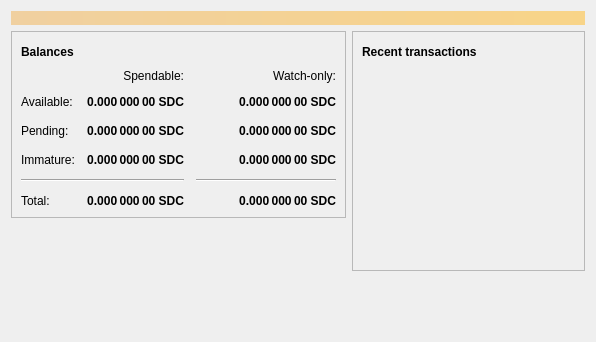
<?xml version="1.0" encoding="UTF-8"?>
<ui version="4.0">
 <class>OverviewPage</class>
 <widget class="QWidget" name="OverviewPage">
  <property name="geometry">
   <rect>
    <x>0</x>
    <y>0</y>
    <width>596</width>
    <height>342</height>
   </rect>
  </property>
  <property name="windowTitle">
   <string>Form</string>
  </property>
  <layout class="QVBoxLayout" name="topLayout">
   <item>
    <widget class="QLabel" name="labelAlerts">
     <property name="visible">
      <bool>false</bool>
     </property>
     <property name="styleSheet">
      <string notr="true">QLabel { background-color: qlineargradient(x1: 0, y1: 0, x2: 1, y2: 0, stop:0 #F0D0A0, stop:1 #F8D488); color:#000000; }</string>
     </property>
     <property name="wordWrap">
      <bool>true</bool>
     </property>
     <property name="margin">
      <number>3</number>
     </property>
     <property name="textInteractionFlags">
      <set>Qt::TextSelectableByMouse</set>
     </property>
    </widget>
   </item>
   <item>
    <layout class="QHBoxLayout" name="horizontalLayout" stretch="1,1">
     <item>
      <layout class="QVBoxLayout" name="verticalLayout_2">
       <item>
        <widget class="QFrame" name="frame">
         <property name="frameShape">
          <enum>QFrame::StyledPanel</enum>
         </property>
         <property name="frameShadow">
          <enum>QFrame::Raised</enum>
         </property>
         <layout class="QVBoxLayout" name="verticalLayout_4">
          <item>
           <layout class="QHBoxLayout" name="horizontalLayout_4">
            <item>
             <widget class="QLabel" name="label_5">
              <property name="font">
               <font>
                <weight>75</weight>
                <bold>true</bold>
               </font>
              </property>
              <property name="text">
               <string>Balances</string>
              </property>
             </widget>
            </item>
            <item>
             <widget class="QPushButton" name="labelWalletStatus">
              <property name="enabled">
               <bool>true</bool>
              </property>
              <property name="maximumSize">
               <size>
                <width>30</width>
                <height>16777215</height>
               </size>
              </property>
              <property name="toolTip">
               <string>The displayed information may be out of date. Your wallet automatically synchronizes with the SuperDigitalCoin network after a connection is established, but this process has not completed yet.</string>
              </property>
              <property name="text">
               <string/>
              </property>
              <property name="icon">
               <iconset resource="../bitcoin.qrc">
                <normaloff>:/icons/warning</normaloff>
                <disabledoff>:/icons/warning</disabledoff>:/icons/warning</iconset>
              </property>
              <property name="iconSize">
               <size>
                <width>24</width>
                <height>24</height>
               </size>
              </property>
              <property name="flat">
               <bool>true</bool>
              </property>
             </widget>
            </item>
            <item>
             <spacer name="horizontalSpacer_3">
              <property name="orientation">
               <enum>Qt::Horizontal</enum>
              </property>
              <property name="sizeHint" stdset="0">
               <size>
                <width>40</width>
                <height>20</height>
               </size>
              </property>
             </spacer>
            </item>
           </layout>
          </item>
          <item>
           <layout class="QGridLayout" name="gridLayout">
            <property name="spacing">
             <number>12</number>
            </property>
            <item row="2" column="2">
             <widget class="QLabel" name="labelWatchPending">
              <property name="font">
               <font>
                <weight>75</weight>
                <bold>true</bold>
               </font>
              </property>
              <property name="cursor">
               <cursorShape>IBeamCursor</cursorShape>
              </property>
              <property name="toolTip">
               <string>Unconfirmed transactions to watch-only addresses</string>
              </property>
              <property name="text">
               <string notr="true">0.000 000 00 SDC</string>
              </property>
              <property name="alignment">
               <set>Qt::AlignRight|Qt::AlignTrailing|Qt::AlignVCenter</set>
              </property>
              <property name="textInteractionFlags">
               <set>Qt::LinksAccessibleByMouse|Qt::TextSelectableByKeyboard|Qt::TextSelectableByMouse</set>
              </property>
             </widget>
            </item>
            <item row="2" column="1">
             <widget class="QLabel" name="labelUnconfirmed">
              <property name="font">
               <font>
                <weight>75</weight>
                <bold>true</bold>
               </font>
              </property>
              <property name="cursor">
               <cursorShape>IBeamCursor</cursorShape>
              </property>
              <property name="toolTip">
               <string>Total of transactions that have yet to be confirmed, and do not yet count toward the spendable balance</string>
              </property>
              <property name="text">
               <string notr="true">0.000 000 00 SDC</string>
              </property>
              <property name="alignment">
               <set>Qt::AlignRight|Qt::AlignTrailing|Qt::AlignVCenter</set>
              </property>
              <property name="textInteractionFlags">
               <set>Qt::LinksAccessibleByMouse|Qt::TextSelectableByKeyboard|Qt::TextSelectableByMouse</set>
              </property>
             </widget>
            </item>
            <item row="3" column="2">
             <widget class="QLabel" name="labelWatchImmature">
              <property name="font">
               <font>
                <weight>75</weight>
                <bold>true</bold>
               </font>
              </property>
              <property name="cursor">
               <cursorShape>IBeamCursor</cursorShape>
              </property>
              <property name="toolTip">
               <string>Mined balance in watch-only addresses that has not yet matured</string>
              </property>
              <property name="text">
               <string notr="true">0.000 000 00 SDC</string>
              </property>
              <property name="alignment">
               <set>Qt::AlignRight|Qt::AlignTrailing|Qt::AlignVCenter</set>
              </property>
              <property name="textInteractionFlags">
               <set>Qt::LinksAccessibleByMouse|Qt::TextSelectableByKeyboard|Qt::TextSelectableByMouse</set>
              </property>
             </widget>
            </item>
            <item row="4" column="0" colspan="2">
             <widget class="Line" name="line">
              <property name="orientation">
               <enum>Qt::Horizontal</enum>
              </property>
             </widget>
            </item>
            <item row="4" column="2">
             <widget class="Line" name="lineWatchBalance">
              <property name="sizePolicy">
               <sizepolicy hsizetype="Preferred" vsizetype="Fixed">
                <horstretch>0</horstretch>
                <verstretch>0</verstretch>
               </sizepolicy>
              </property>
              <property name="minimumSize">
               <size>
                <width>140</width>
                <height>0</height>
               </size>
              </property>
              <property name="orientation">
               <enum>Qt::Horizontal</enum>
              </property>
             </widget>
            </item>
            <item row="5" column="0">
             <widget class="QLabel" name="labelTotalText">
              <property name="text">
               <string>Total:</string>
              </property>
             </widget>
            </item>
            <item row="3" column="1">
             <widget class="QLabel" name="labelImmature">
              <property name="font">
               <font>
                <weight>75</weight>
                <bold>true</bold>
               </font>
              </property>
              <property name="cursor">
               <cursorShape>IBeamCursor</cursorShape>
              </property>
              <property name="toolTip">
               <string>Mined balance that has not yet matured</string>
              </property>
              <property name="text">
               <string notr="true">0.000 000 00 SDC</string>
              </property>
              <property name="alignment">
               <set>Qt::AlignRight|Qt::AlignTrailing|Qt::AlignVCenter</set>
              </property>
              <property name="textInteractionFlags">
               <set>Qt::LinksAccessibleByMouse|Qt::TextSelectableByKeyboard|Qt::TextSelectableByMouse</set>
              </property>
             </widget>
            </item>
            <item row="2" column="3">
             <spacer name="horizontalSpacer_2">
              <property name="orientation">
               <enum>Qt::Horizontal</enum>
              </property>
              <property name="sizeHint" stdset="0">
               <size>
                <width>40</width>
                <height>20</height>
               </size>
              </property>
             </spacer>
            </item>
            <item row="3" column="0">
             <widget class="QLabel" name="labelImmatureText">
              <property name="text">
               <string>Immature:</string>
              </property>
             </widget>
            </item>
            <item row="5" column="1">
             <widget class="QLabel" name="labelTotal">
              <property name="font">
               <font>
                <weight>75</weight>
                <bold>true</bold>
               </font>
              </property>
              <property name="cursor">
               <cursorShape>IBeamCursor</cursorShape>
              </property>
              <property name="toolTip">
               <string>Your current total balance</string>
              </property>
              <property name="text">
               <string notr="true">0.000 000 00 SDC</string>
              </property>
              <property name="alignment">
               <set>Qt::AlignRight|Qt::AlignTrailing|Qt::AlignVCenter</set>
              </property>
              <property name="textInteractionFlags">
               <set>Qt::LinksAccessibleByMouse|Qt::TextSelectableByKeyboard|Qt::TextSelectableByMouse</set>
              </property>
             </widget>
            </item>
            <item row="5" column="2">
             <widget class="QLabel" name="labelWatchTotal">
              <property name="font">
               <font>
                <weight>75</weight>
                <bold>true</bold>
               </font>
              </property>
              <property name="cursor">
               <cursorShape>IBeamCursor</cursorShape>
              </property>
              <property name="toolTip">
               <string>Current total balance in watch-only addresses</string>
              </property>
              <property name="text">
               <string notr="true">0.000 000 00 SDC</string>
              </property>
              <property name="alignment">
               <set>Qt::AlignRight|Qt::AlignTrailing|Qt::AlignVCenter</set>
              </property>
              <property name="textInteractionFlags">
               <set>Qt::LinksAccessibleByMouse|Qt::TextSelectableByKeyboard|Qt::TextSelectableByMouse</set>
              </property>
             </widget>
            </item>
            <item row="0" column="2">
             <widget class="QLabel" name="labelWatchonly">
              <property name="text">
               <string>Watch-only:</string>
              </property>
              <property name="alignment">
               <set>Qt::AlignRight|Qt::AlignTrailing|Qt::AlignVCenter</set>
              </property>
             </widget>
            </item>
            <item row="1" column="0">
             <widget class="QLabel" name="labelBalanceText">
              <property name="text">
               <string>Available:</string>
              </property>
             </widget>
            </item>
            <item row="1" column="1">
             <widget class="QLabel" name="labelBalance">
              <property name="font">
               <font>
                <weight>75</weight>
                <bold>true</bold>
               </font>
              </property>
              <property name="cursor">
               <cursorShape>IBeamCursor</cursorShape>
              </property>
              <property name="toolTip">
               <string>Your current spendable balance</string>
              </property>
              <property name="text">
               <string notr="true">0.000 000 00 SDC</string>
              </property>
              <property name="alignment">
               <set>Qt::AlignRight|Qt::AlignTrailing|Qt::AlignVCenter</set>
              </property>
              <property name="textInteractionFlags">
               <set>Qt::LinksAccessibleByMouse|Qt::TextSelectableByKeyboard|Qt::TextSelectableByMouse</set>
              </property>
             </widget>
            </item>
            <item row="1" column="2">
             <widget class="QLabel" name="labelWatchAvailable">
              <property name="font">
               <font>
                <weight>75</weight>
                <bold>true</bold>
               </font>
              </property>
              <property name="cursor">
               <cursorShape>IBeamCursor</cursorShape>
              </property>
              <property name="toolTip">
               <string>Your current balance in watch-only addresses</string>
              </property>
              <property name="text">
               <string notr="true">0.000 000 00 SDC</string>
              </property>
              <property name="alignment">
               <set>Qt::AlignRight|Qt::AlignTrailing|Qt::AlignVCenter</set>
              </property>
              <property name="textInteractionFlags">
               <set>Qt::LinksAccessibleByMouse|Qt::TextSelectableByKeyboard|Qt::TextSelectableByMouse</set>
              </property>
             </widget>
            </item>
            <item row="2" column="0">
             <widget class="QLabel" name="labelPendingText">
              <property name="text">
               <string>Pending:</string>
              </property>
             </widget>
            </item>
            <item row="0" column="1">
             <widget class="QLabel" name="labelSpendable">
              <property name="text">
               <string>Spendable:</string>
              </property>
              <property name="alignment">
               <set>Qt::AlignRight|Qt::AlignTrailing|Qt::AlignVCenter</set>
              </property>
             </widget>
            </item>
           </layout>
          </item>
         </layout>
        </widget>
       </item>
       <item>
        <spacer name="verticalSpacer">
         <property name="orientation">
          <enum>Qt::Vertical</enum>
         </property>
         <property name="sizeHint" stdset="0">
          <size>
           <width>20</width>
           <height>40</height>
          </size>
         </property>
        </spacer>
       </item>
      </layout>
     </item>
     <item>
      <layout class="QVBoxLayout" name="verticalLayout_3">
       <item>
        <widget class="QFrame" name="frame_2">
         <property name="frameShape">
          <enum>QFrame::StyledPanel</enum>
         </property>
         <property name="frameShadow">
          <enum>QFrame::Raised</enum>
         </property>
         <layout class="QVBoxLayout" name="verticalLayout">
          <item>
           <layout class="QHBoxLayout" name="horizontalLayout_2">
            <item>
             <widget class="QLabel" name="label_4">
              <property name="font">
               <font>
                <weight>75</weight>
                <bold>true</bold>
               </font>
              </property>
              <property name="text">
               <string>Recent transactions</string>
              </property>
             </widget>
            </item>
            <item>
             <widget class="QPushButton" name="labelTransactionsStatus">
              <property name="enabled">
               <bool>true</bool>
              </property>
              <property name="maximumSize">
               <size>
                <width>30</width>
                <height>16777215</height>
               </size>
              </property>
              <property name="toolTip">
               <string>The displayed information may be out of date. Your wallet automatically synchronizes with the SuperDigitalCoin network after a connection is established, but this process has not completed yet.</string>
              </property>
              <property name="text">
               <string/>
              </property>
              <property name="icon">
               <iconset resource="../bitcoin.qrc">
                <normaloff>:/icons/warning</normaloff>
                <disabledoff>:/icons/warning</disabledoff>:/icons/warning</iconset>
              </property>
              <property name="iconSize">
               <size>
                <width>24</width>
                <height>24</height>
               </size>
              </property>
              <property name="flat">
               <bool>true</bool>
              </property>
             </widget>
            </item>
            <item>
             <spacer name="horizontalSpacer">
              <property name="orientation">
               <enum>Qt::Horizontal</enum>
              </property>
              <property name="sizeHint" stdset="0">
               <size>
                <width>40</width>
                <height>20</height>
               </size>
              </property>
             </spacer>
            </item>
           </layout>
          </item>
          <item>
           <widget class="QListView" name="listTransactions">
            <property name="styleSheet">
             <string notr="true">QListView { background: transparent; }</string>
            </property>
            <property name="frameShape">
             <enum>QFrame::NoFrame</enum>
            </property>
            <property name="verticalScrollBarPolicy">
             <enum>Qt::ScrollBarAlwaysOff</enum>
            </property>
            <property name="horizontalScrollBarPolicy">
             <enum>Qt::ScrollBarAlwaysOff</enum>
            </property>
            <property name="selectionMode">
             <enum>QAbstractItemView::NoSelection</enum>
            </property>
           </widget>
          </item>
         </layout>
        </widget>
       </item>
       <item>
        <spacer name="verticalSpacer_2">
         <property name="orientation">
          <enum>Qt::Vertical</enum>
         </property>
         <property name="sizeHint" stdset="0">
          <size>
           <width>20</width>
           <height>40</height>
          </size>
         </property>
        </spacer>
       </item>
      </layout>
     </item>
    </layout>
   </item>
  </layout>
 </widget>
 <resources/>
 <connections/>
</ui>
